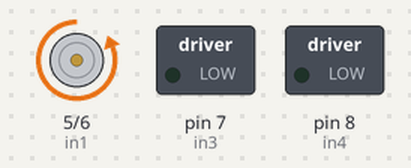
Bench run of a sketch on a simulated Arduino Uno, built with avr-gcc and run on an emulated ATmega328P. Parts: motor-driver pin pairs drawn as motors (green arrow = first pin HIGH = forward, orange = second pin HIGH = backward, longer = more drive), switched loads named in the sketch (green lamp = pin HIGH).

Above: at 1.0 s.
At 3.0 s:
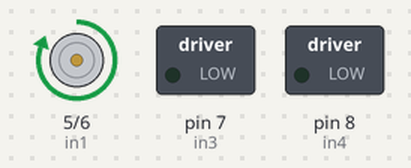
Timing chart, 0 to 5.2 s (numbered marks = the images above):
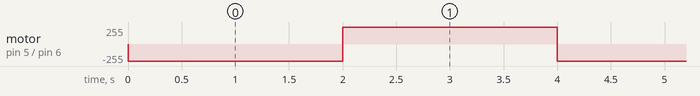

The sketch:

driver_motor.ino
```cpp
  int in1=5;
  int in2=6;
  int in3=7;
  int in4=8;


void setup() {
  // put your setup code here, to run once:
  pinMode(in1,OUTPUT);
  pinMode(in2,OUTPUT);
  pinMode(in3,OUTPUT);
  pinMode(in4,OUTPUT);

}


void loop() {
  // put your main code here, to run repeatedly:

  digitalWrite(in1,LOW);
  digitalWrite(in2,HIGH);
  delay(2000);
  digitalWrite(in1,HIGH);
  digitalWrite(in2,LOW);
  delay(2000);


}
```

Measured:
- by itself, motor on pin 5 (in1) / pin 6 (in2): alternates forward 255/255 for 2.0 s and backward 255/255 for 2.0 s
